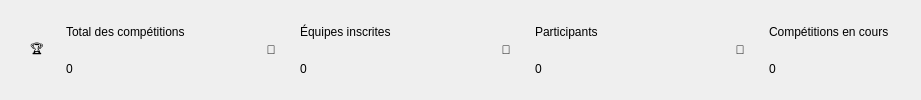
                       <widget class="QWidget" name="kpiRow">
                        <layout class="QHBoxLayout" name="kpiLayout" stretch="1,1,1,1">
                         <property name="spacing">
                          <number>16</number>
                         </property>
                         <property name="leftMargin">
                          <number>0</number>
                         </property>
                         <property name="topMargin">
                          <number>0</number>
                         </property>
                         <property name="rightMargin">
                          <number>0</number>
                         </property>
                         <property name="bottomMargin">
                          <number>0</number>
                         </property>
                         <item>
                          <widget class="QFrame" name="cardKpi1">
                           <property name="card" stdset="0">
                            <bool>true</bool>
                           </property>
                           <layout class="QHBoxLayout" name="kpiCardLayout1">
                            <property name="leftMargin">
                             <number>14</number>
                            </property>
                            <property name="topMargin">
                             <number>14</number>
                            </property>
                            <property name="rightMargin">
                             <number>14</number>
                            </property>
                            <property name="bottomMargin">
                             <number>14</number>
                            </property>
                            <item>
                             <widget class="QLabel" name="kpiIcon1">
                              <property name="minimumSize">
                               <size>
                                <width>46</width>
                                <height>46</height>
                               </size>
                              </property>
                              <property name="maximumSize">
                               <size>
                                <width>46</width>
                                <height>46</height>
                               </size>
                              </property>
                              <property name="role" stdset="0">
                               <string notr="true">kpiIcon</string>
                              </property>
                              <property name="text">
                               <string>🏆</string>
                              </property>
                              <property name="alignment">
                               <set>Qt::AlignCenter</set>
                              </property>
                             </widget>
                            </item>
                            <item>
                             <layout class="QVBoxLayout" name="kpiTextLayout1">
                              <property name="spacing">
                               <number>2</number>
                              </property>
                              <item>
                               <widget class="QLabel" name="kpiTitle1">
                                <property name="role" stdset="0">
                                 <string notr="true">kpiTitle</string>
                                </property>
                                <property name="text">
                                 <string>Total des compétitions</string>
                                </property>
                               </widget>
                              </item>
                              <item>
                               <widget class="QLabel" name="kpiTotal">
                                <property name="role" stdset="0">
                                 <string notr="true">kpiValue</string>
                                </property>
                                <property name="text">
                                 <string>0</string>
                                </property>
                               </widget>
                              </item>
                             </layout>
                            </item>
                            <item>
                             <spacer name="kpiSpacer1">
                              <property name="orientation">
                               <enum>Qt::Horizontal</enum>
                              </property>
                              <property name="sizeHint" stdset="0">
                               <size>
                                <width>40</width>
                                <height>20</height>
                               </size>
                              </property>
                             </spacer>
                            </item>
                           </layout>
                          </widget>
                         </item>
                         <item>
                          <widget class="QFrame" name="cardKpi2">
                           <property name="card" stdset="0">
                            <bool>true</bool>
                           </property>
                           <layout class="QHBoxLayout" name="kpiCardLayout2">
                            <property name="leftMargin">
                             <number>14</number>
                            </property>
                            <property name="topMargin">
                             <number>14</number>
                            </property>
                            <property name="rightMargin">
                             <number>14</number>
                            </property>
                            <property name="bottomMargin">
                             <number>14</number>
                            </property>
                            <item>
                             <widget class="QLabel" name="kpiIcon2">
                              <property name="minimumSize">
                               <size>
                                <width>46</width>
                                <height>46</height>
                               </size>
                              </property>
                              <property name="maximumSize">
                               <size>
                                <width>46</width>
                                <height>46</height>
                               </size>
                              </property>
                              <property name="role" stdset="0">
                               <string notr="true">kpiIcon</string>
                              </property>
                              <property name="text">
                               <string>👥</string>
                              </property>
                              <property name="alignment">
                               <set>Qt::AlignCenter</set>
                              </property>
                             </widget>
                            </item>
                            <item>
                             <layout class="QVBoxLayout" name="kpiTextLayout2">
                              <property name="spacing">
                               <number>2</number>
                              </property>
                              <item>
                               <widget class="QLabel" name="kpiTitle2">
                                <property name="role" stdset="0">
                                 <string notr="true">kpiTitle</string>
                                </property>
                                <property name="text">
                                 <string>Équipes inscrites</string>
                                </property>
                               </widget>
                              </item>
                              <item>
                               <widget class="QLabel" name="kpiEquipes">
                                <property name="role" stdset="0">
                                 <string notr="true">kpiValue</string>
                                </property>
                                <property name="text">
                                 <string>0</string>
                                </property>
                               </widget>
                              </item>
                             </layout>
                            </item>
                            <item>
                             <spacer name="kpiSpacer2">
                              <property name="orientation">
                               <enum>Qt::Horizontal</enum>
                              </property>
                              <property name="sizeHint" stdset="0">
                               <size>
                                <width>40</width>
                                <height>20</height>
                               </size>
                              </property>
                             </spacer>
                            </item>
                           </layout>
                          </widget>
                         </item>
                         <item>
                          <widget class="QFrame" name="cardKpi3">
                           <property name="card" stdset="0">
                            <bool>true</bool>
                           </property>
                           <layout class="QHBoxLayout" name="kpiCardLayout3">
                            <property name="leftMargin">
                             <number>14</number>
                            </property>
                            <property name="topMargin">
                             <number>14</number>
                            </property>
                            <property name="rightMargin">
                             <number>14</number>
                            </property>
                            <property name="bottomMargin">
                             <number>14</number>
                            </property>
                            <item>
                             <widget class="QLabel" name="kpiIcon3">
                              <property name="minimumSize">
                               <size>
                                <width>46</width>
                                <height>46</height>
                               </size>
                              </property>
                              <property name="maximumSize">
                               <size>
                                <width>46</width>
                                <height>46</height>
                               </size>
                              </property>
                              <property name="role" stdset="0">
                               <string notr="true">kpiIcon</string>
                              </property>
                              <property name="text">
                               <string>👤</string>
                              </property>
                              <property name="alignment">
                               <set>Qt::AlignCenter</set>
                              </property>
                             </widget>
                            </item>
                            <item>
                             <layout class="QVBoxLayout" name="kpiTextLayout3">
                              <property name="spacing">
                               <number>2</number>
                              </property>
                              <item>
                               <widget class="QLabel" name="kpiTitle3">
                                <property name="role" stdset="0">
                                 <string notr="true">kpiTitle</string>
                                </property>
                                <property name="text">
                                 <string>Participants</string>
                                </property>
                               </widget>
                              </item>
                              <item>
                               <widget class="QLabel" name="kpiPart">
                                <property name="role" stdset="0">
                                 <string notr="true">kpiValue</string>
                                </property>
                                <property name="text">
                                 <string>0</string>
                                </property>
                               </widget>
                              </item>
                             </layout>
                            </item>
                            <item>
                             <spacer name="kpiSpacer3">
                              <property name="orientation">
                               <enum>Qt::Horizontal</enum>
                              </property>
                              <property name="sizeHint" stdset="0">
                               <size>
                                <width>40</width>
                                <height>20</height>
                               </size>
                              </property>
                             </spacer>
                            </item>
                           </layout>
                          </widget>
                         </item>
                         <item>
                          <widget class="QFrame" name="cardKpi4">
                           <property name="card" stdset="0">
                            <bool>true</bool>
                           </property>
                           <layout class="QHBoxLayout" name="kpiCardLayout4">
                            <property name="leftMargin">
                             <number>14</number>
                            </property>
                            <property name="topMargin">
                             <number>14</number>
                            </property>
                            <property name="rightMargin">
                             <number>14</number>
                            </property>
                            <property name="bottomMargin">
                             <number>14</number>
                            </property>
                            <item>
                             <widget class="QLabel" name="kpiIcon4">
                              <property name="minimumSize">
                               <size>
                                <width>46</width>
                                <height>46</height>
                               </size>
                              </property>
                              <property name="maximumSize">
                               <size>
                                <width>46</width>
                                <height>46</height>
                               </size>
                              </property>
                              <property name="role" stdset="0">
                               <string notr="true">kpiIcon</string>
                              </property>
                              <property name="text">
                               <string>🚩</string>
                              </property>
                              <property name="alignment">
                               <set>Qt::AlignCenter</set>
                              </property>
                             </widget>
                            </item>
                            <item>
                             <layout class="QVBoxLayout" name="kpiTextLayout4">
                              <property name="spacing">
                               <number>2</number>
                              </property>
                              <item>
                               <widget class="QLabel" name="kpiTitle4">
                                <property name="role" stdset="0">
                                 <string notr="true">kpiTitle</string>
                                </property>
                                <property name="text">
                                 <string>Compétitions en cours</string>
                                </property>
                               </widget>
                              </item>
                              <item>
                               <widget class="QLabel" name="kpiCours">
                                <property name="role" stdset="0">
                                 <string notr="true">kpiValue</string>
                                </property>
                                <property name="text">
                                 <string>0</string>
                                </property>
                               </widget>
                              </item>
                             </layout>
                            </item>
                            <item>
                             <spacer name="kpiSpacer4">
                              <property name="orientation">
                               <enum>Qt::Horizontal</enum>
                              </property>
                              <property name="sizeHint" stdset="0">
                               <size>
                                <width>40</width>
                                <height>20</height>
                               </size>
                              </property>
                             </spacer>
                            </item>
                           </layout>
                          </widget>
                         </item>
                        </layout>
                       </widget>
